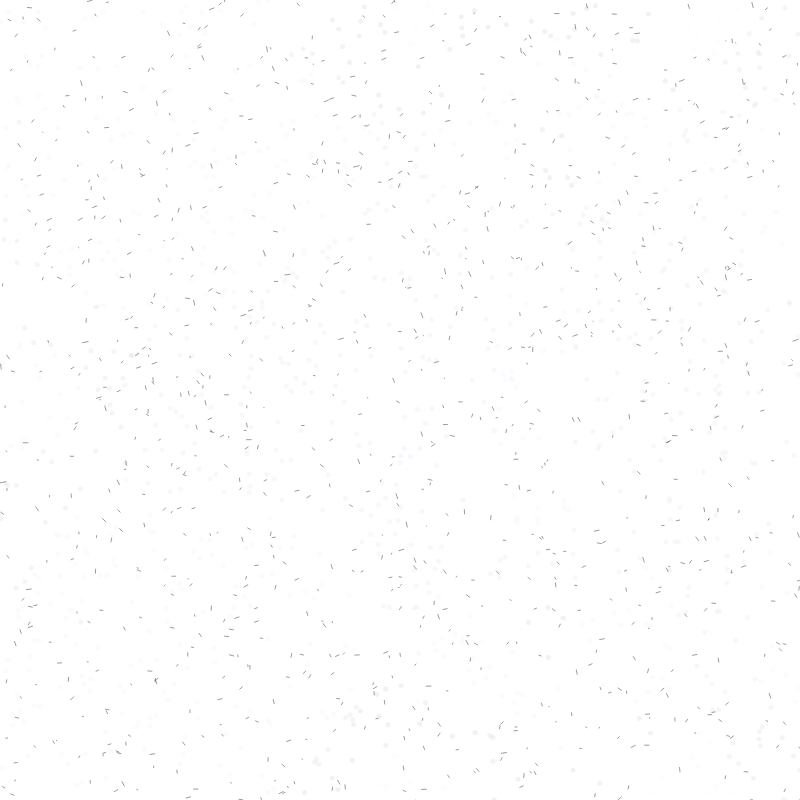
Frame 1 (no input)
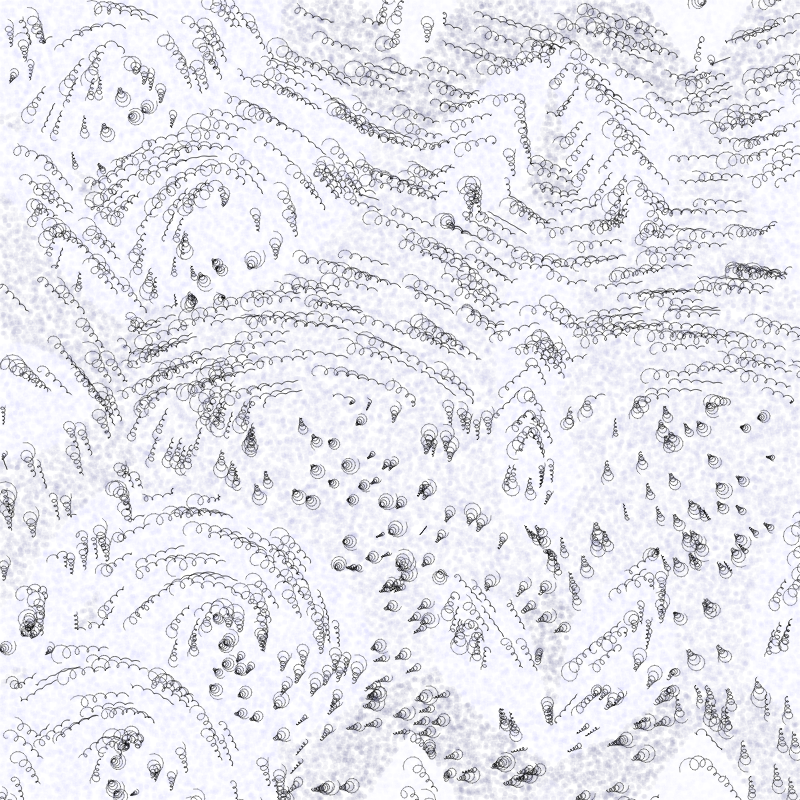
Frame 60 (no input)
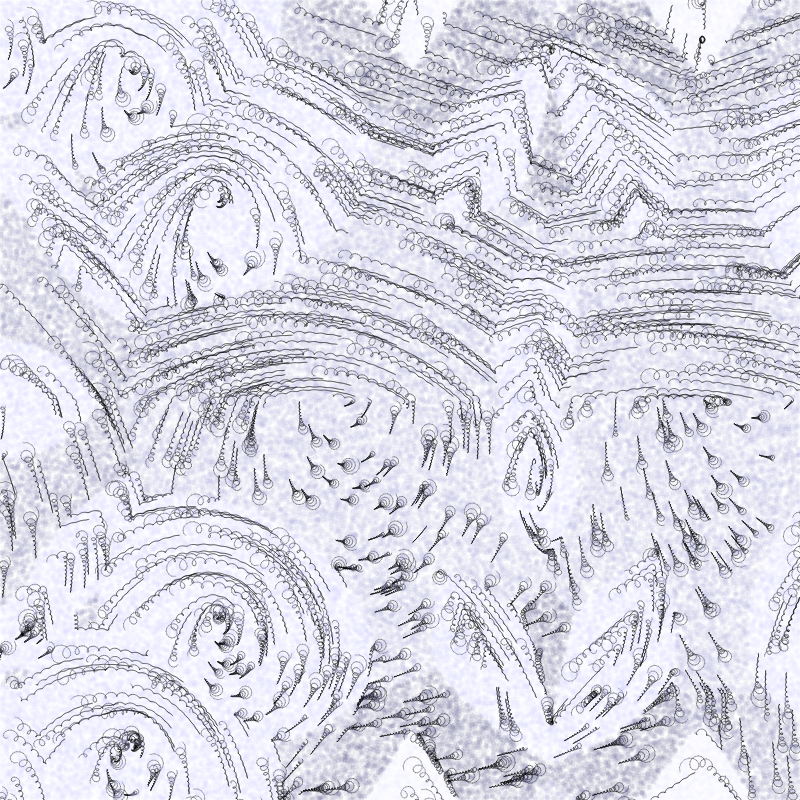
Frame 120 (the mouse pressed at the canvas centre since frame 60)

The p5.js sketch that drew these frames (run headless with seeded random() and noise() and a simulated clock; from frame 60 on, the mouse is pressed at the canvas centre):

// p5.js sketch
// ── sketch.js

let partis = [];
let maxpartis = 1000;
let w = 800;
let h = 800;
let color;
let t=0;

function setup() {
  createCanvas(w, h);
  for (let i=0; i<maxpartis; i++) {
    let p = createVector(random()-.5, random()-.5);
    let d = createVector(random()-.5, random()-.5);
    let par = {pos: p, dir: d, speed: 0};
    partis.push(par);
  }
}

function boxi(p, r) {
  let ax = abs(p.x)-r;
  let ay = abs(p.y)-r;
  let bx = max(0,ax)+min(0,max(ax,ay));
  let by = max(0,ay)+min(0,max(ax,ay));
  return createVector(bx,by).mag();
}

function circ(p, r) {
  let d = p.mag() - r;
  return d;
}

function de(p) {
  let nroit = 10;
  let pp = p.copy();
  pp.mult(.3);
  pp.add(.7);
  let x=pp.x;
  let y=pp.y;
  let l;
  let m=1000;
  let it;
  for (let i=0; i<nroit; i++) {
    x=abs(x);
    y=abs(y);
    l=x*x+y*y;
    x/=l;
    y/=l;
    x-=.3;
    y-=.5;
    if (l<m) {
      m=l;
      it=i;
    }
  }
  m=exp(-1*m);
  color=it/nroit;
  return m;
}

function de2(p) {
  let pp = p.copy();
  pp.mult(2);
  pp.add(.0,.05);
  let c1 = abs(boxi(pp, .3)-.1);
  pp.add(-.2,-.2);
  let c2 = circ(pp, .25);
  pp.add(.4,-.2);
  let c3 = circ(pp, .15);
  let d = min(c1, c2);
  if (d == c1) color = 1;
  if (d == c2) color = 2;
  d = min(d, c3);
  if (d == c3) color = 0;
  return d;
}



function norma(p) {
  let e = .001;
  let p1 = p.copy();
  let p2 = p.copy();
  p1.add(e, 0);
  p2.add(0, e);
  let dx = de(p1);
  let dy = de(p2);
  let d = de(p);
  let n = createVector(dx, dy);
  n.sub(createVector(d, d));
  n.normalize();
  return n;
}

function sign(v) {
  return v>0?1:-1;
}

function draw() {
  t++;
  translate(w*.5,h*.5);
  scatteredPoints();//return;
  stroke(0,0,0,100);
  //strokeWeight(2);
  for (let i = 0; i<maxpartis; i++) {
    let pos = partis[i].pos;
    //pos.add((random()-.5)*.001,(random()-.5)*.001);
    let prevpos = pos.copy();
    let dir = partis[i].dir;
    let speed = partis[i].speed;
    let d = de(pos);
    pos.add(d*.0005);
    let n = norma(pos);
    //n.mult(sign(d));
    dir.lerp(n, .03);
    //dir.add(-.01);
    dir.rotate(.5);
    //pos.rotate(-.005);
    //dir.mult(sign(d));
    speed = -0.01;
    let adv = dir.copy();
    adv.mult(speed);
    pos.add(adv);
    partis[i].pos = pos;
    partis[i].dir = dir;
    partis[i].speed = speed;
    //if (color == 0) stroke(50,100,80,50);
    //if (color == 1) stroke(50,80,100,50);
    //if (color == 2) stroke(100,50,50,50);
    //stroke(color,color*1.2,color*1.5);
    line(pos.x*w, pos.y*h, prevpos.x*w, prevpos.y*h);
  }  
}

function scatteredPoints() {
  if (t>200) return;
  stroke(0,0,0,0);
  for (let i = 0; i< 1000; i++) {
    let x = random() -.5;
    let y = random() -.5;
    let p = createVector(x,y);
    let n = norma(p);
    let d = de(p);
    color=50+color*200;
    fill(color+0,color+0,color+50,20);
    circle(x*w,y*h,5);
  }
}
